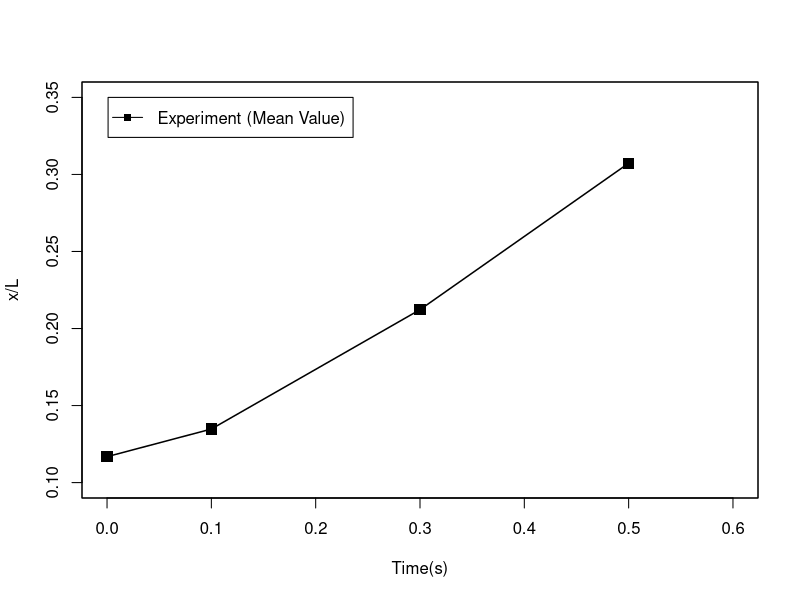
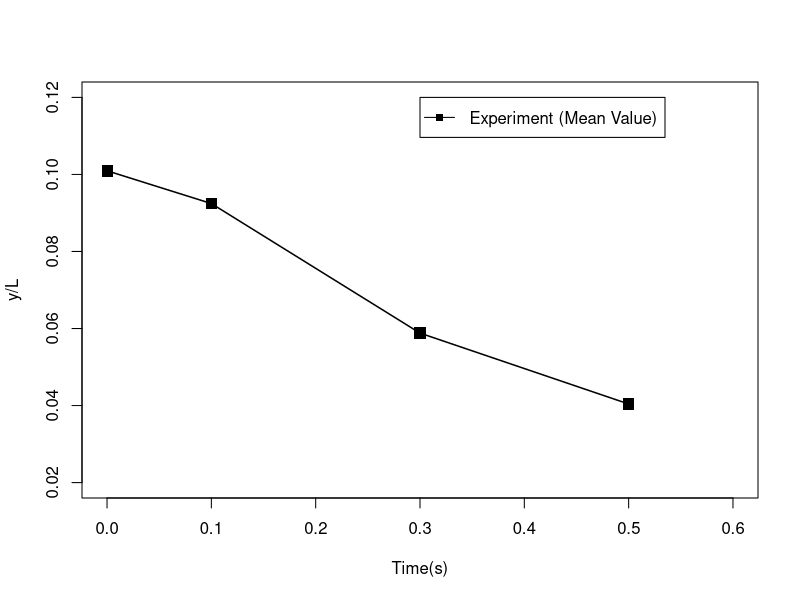

Source code (R) for these figures, in order:
xcm <- read.csv('xcmVt.csv',header=F)
ycm <- read.csv('ycmVt.csv',header=F)


png("XexpDataR.png")

plot(xcm$V1,xcm$V2,lwd=1.5,pch=15,cex=1.5,xlab=sprintf('Time(s)'),xlim=c(0,0.6),
     ylim=c(0.1,0.35),ylab=sprintf("x/L"),axes=T,ann=T)
lines(xcm$V1,xcm$V2,lwd=1.5)
legend(0.001,0.35,legend=sprintf("Experiment (Mean Value)"),pch=15,lty=1)

box()

dev.off()

png("YexpDataR.png")

plot(ycm$V1,ycm$V2,lwd=1.5,pch=15,cex=1.5,xlab=sprintf('Time(s)'),xlim=c(0,0.6),
     ylim=c(0.02,0.12),axes=T,ann=T ,ylab=sprintf("y/L")) 
lines(ycm$V1,ycm$V2,lwd=1.5)
legend(0.3,0.12,legend=sprintf("Experiment (Mean Value)"),pch=15,lty=1)

dev.off()
